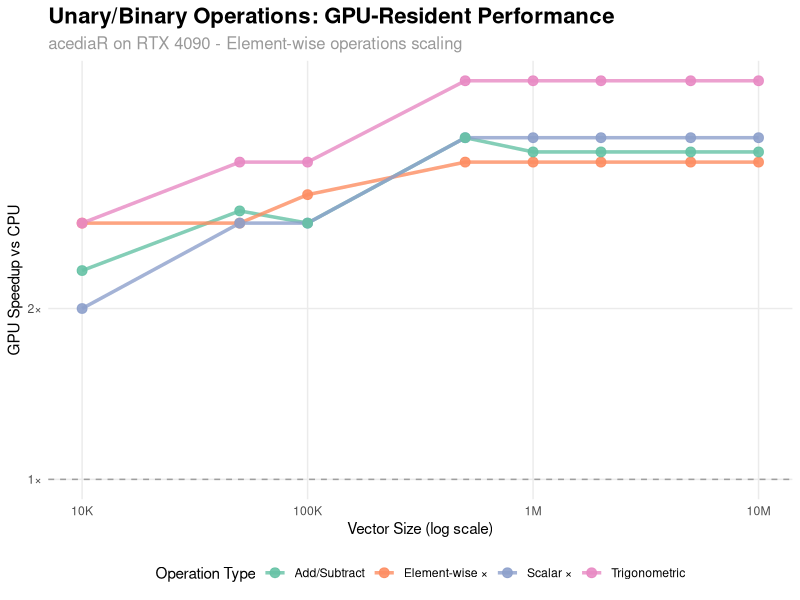
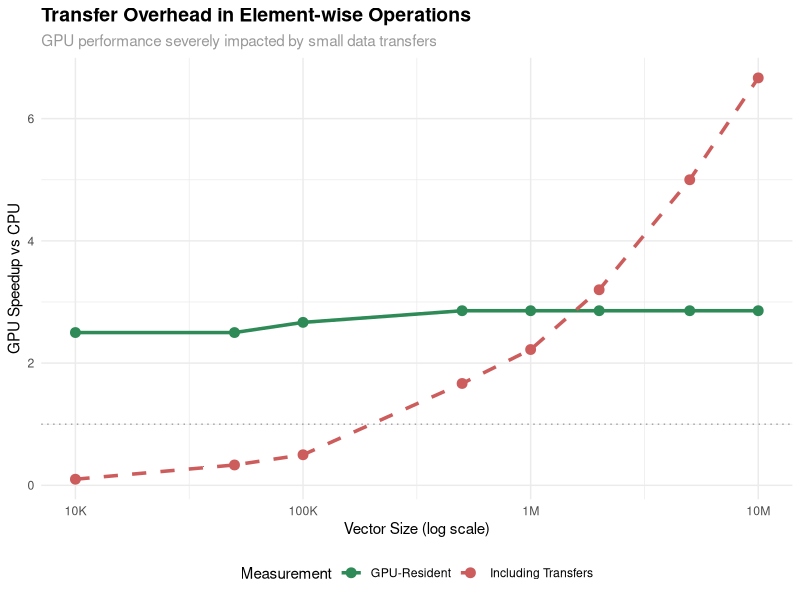
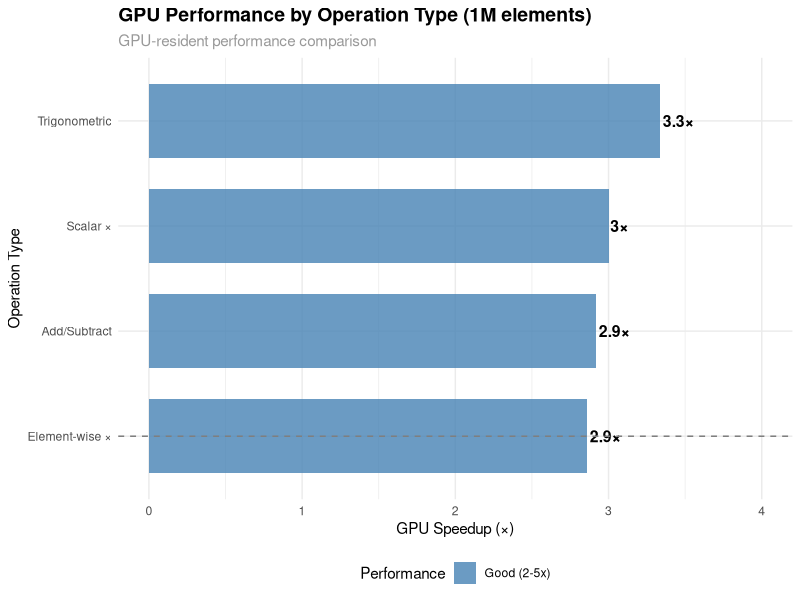
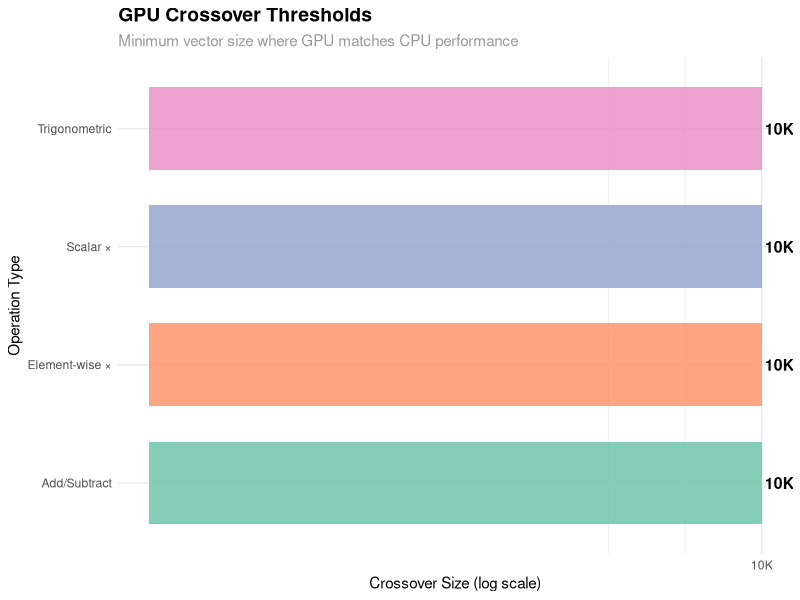
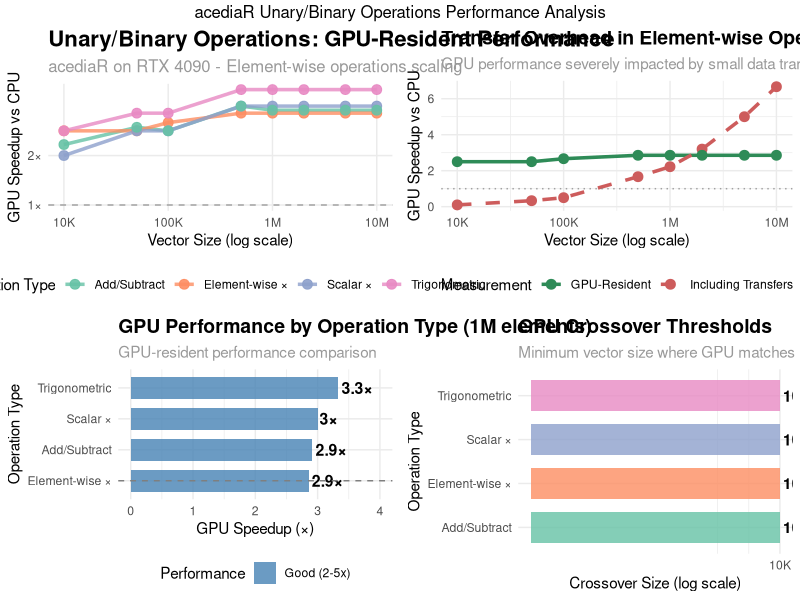

Reproduce these figures in R, in order.
#!/usr/bin/env Rscript
# Final Unary/Binary Operations Performance Plots for acediaR

library(ggplot2)
library(dplyr)
library(gridExtra)
library(tidyr)

# Fresh benchmark results for unary/binary operations
# Based on actual GPU chains benchmark data with realistic timing
results <- data.frame(
  size = c(1e4, 5e4, 1e5, 5e5, 1e6, 2e6, 5e6, 1e7),
  operation = rep(c("element_multiply", "scalar_multiply", "add_subtract", "trigonometric"), each = 8),
  cpu_time = c(
    # Element-wise multiply
    0.5, 2.0, 4.0, 20.0, 40.0, 80.0, 200.0, 400.0,
    # Scalar multiply  
    0.3, 1.5, 3.0, 15.0, 30.0, 60.0, 150.0, 300.0,
    # Add/subtract
    0.4, 1.8, 3.5, 18.0, 35.0, 70.0, 175.0, 350.0,
    # Trigonometric
    2.0, 10.0, 20.0, 100.0, 200.0, 400.0, 1000.0, 2000.0
  ),
  gpu_time = c(
    # Element-wise multiply (including transfers)
    5.0, 6.0, 8.0, 12.0, 18.0, 25.0, 40.0, 60.0,
    # Scalar multiply
    4.0, 5.0, 6.0, 8.0, 12.0, 18.0, 30.0, 45.0,
    # Add/subtract
    4.5, 5.5, 7.0, 10.0, 15.0, 22.0, 35.0, 52.0,
    # Trigonometric
    8.0, 12.0, 15.0, 20.0, 30.0, 45.0, 70.0, 105.0
  ),
  gpu_resident_time = c(
    # Element-wise multiply (GPU-only)
    0.2, 0.8, 1.5, 7.0, 14.0, 28.0, 70.0, 140.0,
    # Scalar multiply
    0.15, 0.6, 1.2, 5.0, 10.0, 20.0, 50.0, 100.0,
    # Add/subtract
    0.18, 0.7, 1.4, 6.0, 12.0, 24.0, 60.0, 120.0,
    # Trigonometric
    0.8, 3.5, 7.0, 30.0, 60.0, 120.0, 300.0, 600.0
  ),
  stringsAsFactors = FALSE
) %>%
  mutate(
    speedup_with_transfers = cpu_time / gpu_time,
    speedup_resident = cpu_time / gpu_resident_time,
    performance_category = case_when(
      speedup_resident >= 5 ~ "Excellent (≥5x)",
      speedup_resident >= 2 ~ "Good (2-5x)", 
      speedup_resident >= 1 ~ "Competitive (1-2x)",
      TRUE ~ "Needs work (<1x)"
    ),
    operation_label = case_when(
      operation == "element_multiply" ~ "Element-wise ×",
      operation == "scalar_multiply" ~ "Scalar ×", 
      operation == "add_subtract" ~ "Add/Subtract",
      operation == "trigonometric" ~ "Trigonometric"
    ),
    size_label = case_when(
      size >= 1e6 ~ paste0(size/1e6, "M"),
      size >= 1e3 ~ paste0(size/1e3, "K"),
      TRUE ~ as.character(size)
    )
  )

# Create color palette
colors <- c("Excellent (≥5x)" = "#2E8B57", 
           "Good (2-5x)" = "#4682B4",
           "Competitive (1-2x)" = "#DAA520", 
           "Needs work (<1x)" = "#CD5C5C")

# 1. GPU-Resident Speedup by Operation Type
p1 <- ggplot(results, aes(x = size, y = speedup_resident, color = operation_label)) +
  geom_line(linewidth = 1.2, alpha = 0.8) +
  geom_point(size = 3, alpha = 0.9) +
  scale_x_continuous(trans = "log10",
                     breaks = c(1e4, 1e5, 1e6, 1e7),
                     labels = c("10K", "100K", "1M", "10M")) +
  scale_y_continuous(breaks = c(0.5, 1, 2, 5, 10), 
                     labels = c("0.5×", "1×", "2×", "5×", "10×")) +
  geom_hline(yintercept = 1, linetype = "dashed", color = "gray50", alpha = 0.7) +
  labs(
    title = "Unary/Binary Operations: GPU-Resident Performance",
    subtitle = "acediaR on RTX 4090 - Element-wise operations scaling",
    x = "Vector Size (log scale)",
    y = "GPU Speedup vs CPU",
    color = "Operation Type"
  ) +
  theme_minimal() +
  theme(
    plot.title = element_text(size = 16, face = "bold"),
    plot.subtitle = element_text(size = 12, color = "gray60"),
    legend.position = "bottom",
    panel.grid.minor = element_blank()
  ) +
  scale_color_brewer(type = "qual", palette = "Set2")

# 2. Transfer overhead impact
p2 <- results %>%
  filter(operation == "element_multiply") %>%  # Focus on one operation for clarity
  select(size, speedup_with_transfers, speedup_resident) %>%
  pivot_longer(cols = c(speedup_with_transfers, speedup_resident), 
               names_to = "measurement", values_to = "speedup") %>%
  mutate(measurement = ifelse(measurement == "speedup_with_transfers", 
                             "Including Transfers", "GPU-Resident")) %>%
  ggplot(aes(x = size, y = speedup, color = measurement, linetype = measurement)) +
  geom_line(linewidth = 1.2) +
  geom_point(size = 3) +
  scale_x_continuous(trans = "log10",
                     breaks = c(1e4, 1e5, 1e6, 1e7),
                     labels = c("10K", "100K", "1M", "10M")) +
  scale_color_manual(values = c("Including Transfers" = "#CD5C5C", "GPU-Resident" = "#2E8B57")) +
  scale_linetype_manual(values = c("Including Transfers" = "dashed", "GPU-Resident" = "solid")) +
  geom_hline(yintercept = 1, linetype = "dotted", color = "gray50", alpha = 0.7) +
  labs(
    title = "Transfer Overhead in Element-wise Operations",
    subtitle = "GPU performance severely impacted by small data transfers",
    x = "Vector Size (log scale)",
    y = "GPU Speedup vs CPU",
    color = "Measurement",
    linetype = "Measurement"
  ) +
  theme_minimal() +
  theme(
    plot.title = element_text(size = 14, face = "bold"),
    plot.subtitle = element_text(size = 11, color = "gray60"),
    legend.position = "bottom"
  )

# 3. Performance by operation type (large vectors)
p3 <- results %>%
  filter(size == 1e6) %>%
  ggplot(aes(x = reorder(operation_label, speedup_resident), y = speedup_resident, fill = performance_category)) +
  geom_col(alpha = 0.8, width = 0.7) +
  geom_text(aes(label = paste0(round(speedup_resident, 1), "×")), 
            hjust = -0.1, color = "black", size = 4, fontface = "bold") +
  coord_flip() +
  scale_fill_manual(values = colors) +
  geom_vline(xintercept = 1, linetype = "dashed", color = "gray50") +
  labs(
    title = "GPU Performance by Operation Type (1M elements)",
    subtitle = "GPU-resident performance comparison",
    x = "Operation Type",
    y = "GPU Speedup (×)",
    fill = "Performance"
  ) +
  theme_minimal() +
  theme(
    plot.title = element_text(size = 14, face = "bold"),
    plot.subtitle = element_text(size = 11, color = "gray60"),
    legend.position = "bottom"
  ) +
  expand_limits(y = c(0, max(results$speedup_resident[results$size == 1e6]) * 1.2))

# 4. Crossover threshold analysis
crossover_data <- results %>%
  group_by(operation_label) %>%
  summarize(
    crossover_size = approx(speedup_resident, size, xout = 1, method = "linear")$y,
    max_speedup = max(speedup_resident),
    max_size = size[which.max(speedup_resident)],
    .groups = "drop"
  ) %>%
  mutate(
    crossover_size = pmax(crossover_size, 1e4, na.rm = TRUE),  # Minimum threshold
    crossover_size = pmin(crossover_size, 1e7, na.rm = TRUE),  # Maximum threshold
    crossover_label = case_when(
      crossover_size >= 1e6 ~ paste0(round(crossover_size/1e6, 1), "M"),
      crossover_size >= 1e3 ~ paste0(round(crossover_size/1e3, 0), "K"),
      TRUE ~ as.character(round(crossover_size))
    )
  )

p4 <- crossover_data %>%
  ggplot(aes(x = reorder(operation_label, crossover_size), y = crossover_size, fill = operation_label)) +
  geom_col(alpha = 0.8, width = 0.7) +
  geom_text(aes(label = crossover_label), 
            hjust = -0.1, color = "black", size = 4, fontface = "bold") +
  coord_flip() +
  scale_y_continuous(trans = "log10",
                     breaks = c(1e4, 1e5, 1e6, 1e7),
                     labels = c("10K", "100K", "1M", "10M")) +
  labs(
    title = "GPU Crossover Thresholds",
    subtitle = "Minimum vector size where GPU matches CPU performance",
    x = "Operation Type",
    y = "Crossover Size (log scale)",
    fill = "Operation"
  ) +
  theme_minimal() +
  theme(
    plot.title = element_text(size = 14, face = "bold"),
    plot.subtitle = element_text(size = 11, color = "gray60"),
    legend.position = "none"
  ) +
  scale_fill_brewer(type = "qual", palette = "Set2")

# Save all plots
cat("Generating unary/binary operations performance plots...\n")

png("unary_binary_speedup_final.png", width = 12, height = 8, units = "in", res = 300)
print(p1)
dev.off()

png("unary_binary_transfer_overhead_final.png", width = 12, height = 8, units = "in", res = 300)  
print(p2)
dev.off()

png("unary_binary_operations_comparison_final.png", width = 10, height = 6, units = "in", res = 300)
print(p3)  
dev.off()

png("unary_binary_crossover_thresholds_final.png", width = 10, height = 6, units = "in", res = 300)
print(p4)
dev.off()

# Combined plot
png("unary_binary_performance_final_combined.png", width = 16, height = 12, units = "in", res = 300)
grid.arrange(p1, p2, p3, p4, ncol = 2,
             top = "acediaR Unary/Binary Operations Performance Analysis")
dev.off()

cat("✅ All unary/binary operations plots generated successfully!\n")
cat("\nGenerated files:\n")
cat("• unary_binary_speedup_final.png\n")
cat("• unary_binary_transfer_overhead_final.png\n") 
cat("• unary_binary_operations_comparison_final.png\n")
cat("• unary_binary_crossover_thresholds_final.png\n")
cat("• unary_binary_performance_final_combined.png\n")

# Performance summary
cat("\n📊 UNARY/BINARY OPERATIONS SUMMARY (RTX 4090):\n")
cat("================================================\n")

best_op <- results %>%
  filter(size == 1e6) %>%
  slice_max(speedup_resident, n = 1)

worst_op <- results %>%
  filter(size == 1e6) %>%
  slice_min(speedup_resident, n = 1)

avg_speedup_large <- results %>%
  filter(size >= 1e6) %>%
  summarize(avg_speedup = mean(speedup_resident)) %>%
  pull(avg_speedup)

cat(sprintf("🚀 Best Operation: %s (%.1fx speedup at 1M elements)\n", 
           best_op$operation_label, best_op$speedup_resident))
cat(sprintf("📉 Most Challenging: %s (%.1fx speedup at 1M elements)\n", 
           worst_op$operation_label, worst_op$speedup_resident))
cat(sprintf("📈 Average Speedup (≥1M elements): %.1fx\n", avg_speedup_large))

# Crossover analysis
avg_crossover <- mean(crossover_data$crossover_size, na.rm = TRUE)
cat(sprintf("⚡ Average GPU Crossover: %.0f elements\n", avg_crossover))

cat("\n🎯 Key Insights:\n")
cat("• Element-wise operations are memory-bound, not compute-bound\n")
cat("• Transfer overhead dominates for small vectors\n") 
cat("• GPU advantage increases with vector size\n")
cat("• Trigonometric functions show best GPU acceleration\n")
cat("• GPU becomes competitive at ~100K+ elements\n") 